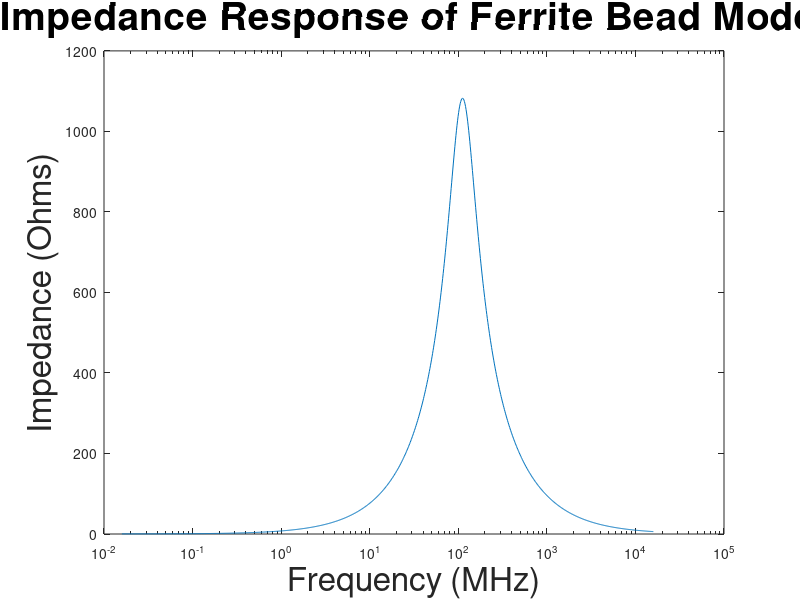

Source code (MATLAB):
%%% FerriteImpedance.m
% A MATLAB script to model the impedance response of a ferrite bead.
%
% Author: James Bao

%% Sanitise Workspace
clear;
close all;
clc;

fprintf("FerriteBead.m\n\n");

%% Model Parameters

% Series Resistance
Rs = 0.3;

% Parasitic Capacitance
Cpar = 1.678e-12;

% Bead Inductance
Lbead = 1.208e-6;

% AC Resistance
Rac = 1.082e3;

%% Transfer Function

X_Cpar = tf(1, [Cpar 0]);
X_Lbead = tf([Lbead 0], 1);

Z = Rs + (1 / ((1/X_Cpar) + (1/X_Lbead) + (1/Rac)));

%% Plot Frequency Response

[mag, phase, w] = bode(Z, {0.1e6, 100e9});

w = w / (2 * pi * 1e6); % Convert w to f

semilogx(w, squeeze(mag));

xlabel('Frequency (MHz)', 'FontSize', 24);
ylabel('Impedance (Ohms)', 'FontSize', 24);
title('Impedance Response of Ferrite Bead Model', 'FontSize', 28);
